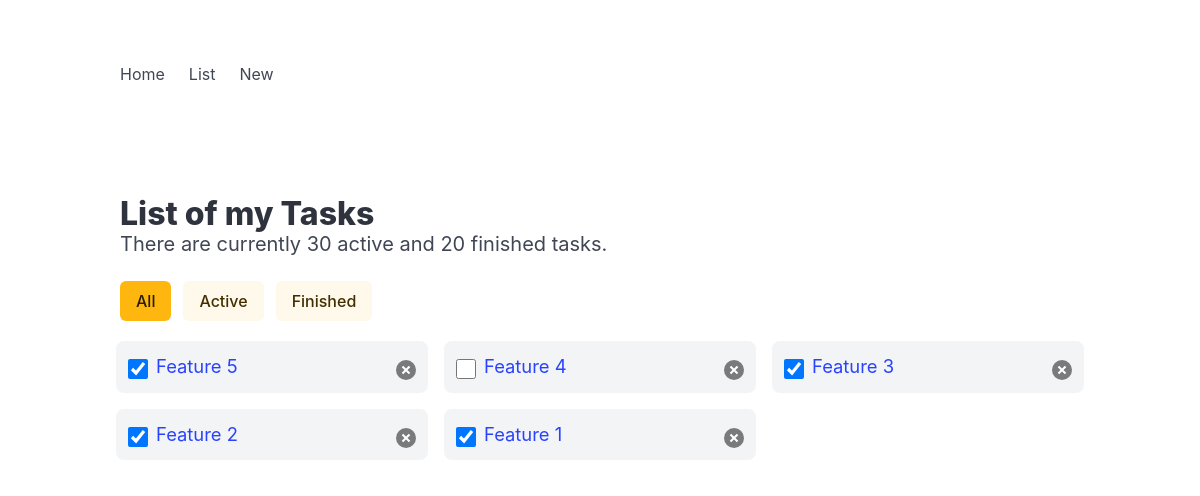
The app's page /todo/list/ (signed in) with its own data.
### todo/models.py (models this page shows, shortened)
class Task(models.Model):
    user = models.ForeignKey(User, on_delete=models.CASCADE)
    title = models.CharField(max_length=100)
    desc = models.CharField(max_length=500)
    is_finished = models.BooleanField(default=False)
    finished_dt = models.DateTimeField(blank=True, null=True)
    dead_line_dt = models.DateTimeField(blank=True, null=True)
    create_dt = models.DateTimeField(auto_now_add=True)
    update_dt = models.DateTimeField(auto_now=True)

### todo/views.py (the view)
# urls.py: path('list/', views.todo_list, name='list'),
def todo_list(request):
    if request.user.is_authenticated:
        tasks = Task.objects.filter(user=request.user).order_by('-id')[0:100]
        context = {'tasks': tasks}
        return render(request, 'todo/list.html', context)
    else:
        return redirect('/todo')

### todo/templates/todo/list.html (shortened to what this page needs)
<!DOCTYPE html>
<html>
  <head>
    <link rel="stylesheet" href="https://cdn.jsdelivr.net/npm/bulma@1.0.2/css/bulma.min.css">
  </head>
  <body>
    {% include 'todo/includes/nav.html' %}
  <section class="section">
    <div class="container">
      <h1 class="title">List of my Tasks</h1>
      <p class="subtitle">There are currently 30 active and 20 finished tasks.</p>
      <div class="buttons">
        <a href="{{ request.path }}" class="button is-warning {% if 'active' in request.GET or 'finished' in request.GET %} is-light{% endif %}">All</a>
        <a href="{{ request.path }}?active" class="button is-warning {% if 'active' not in request.GET %} is-light{% endif %}">Active</a>
        <a href="{{ request.path }}?finished" class="button is-warning {% if 'finished' not in request.GET %} is-light{% endif %}">Finished</a>
      </div>
      {% if tasks %}
      <ul class="columns is-multiline" id="list">
        {% for task in tasks %}
          <li class="column is-4">
            <input type="checkbox" {% if task.is_finished %} checked {% endif %} title="Finish">
            <div>
              <a href="{% url 'todo:detail' number=task.id %}">{{ task.title }}</a>
              <br>
            </div>
            <button class="delete" title="Remove"></button>
          </li>
        {% endfor %}
        </ul>
      {% else %}
      <p class="is-size-5">No task to show here.</p>
      {% endif %}
    </div>
  </section>
  </body>
</html>

### todo/templates/todo/list.html (style rules this page uses)
input[type="checkbox"] { width: 1.5em; height: 1.5em; cursor: pointer; }
#list > li { display: flex; gap: .5em; align-items: start; background: var(--bulma-background); border: .5em solid var(--bulma-scheme-main); border-radius: 1em; }
#list > li input { flex-shrink: 0; }
#list > li input, #list > li button { margin-top: .45em; }
#list > li div { font-size: 1.15em; flex-grow: 1; flex-shrink: 1; }

### records on screen
Task: is_finished "☑", title "Feature 5"
Task: title "Feature 4"
Task: is_finished "☑", title "Feature 3"
Task: is_finished "☑", title "Feature 2"
Task: is_finished "☑", title "Feature 1"
